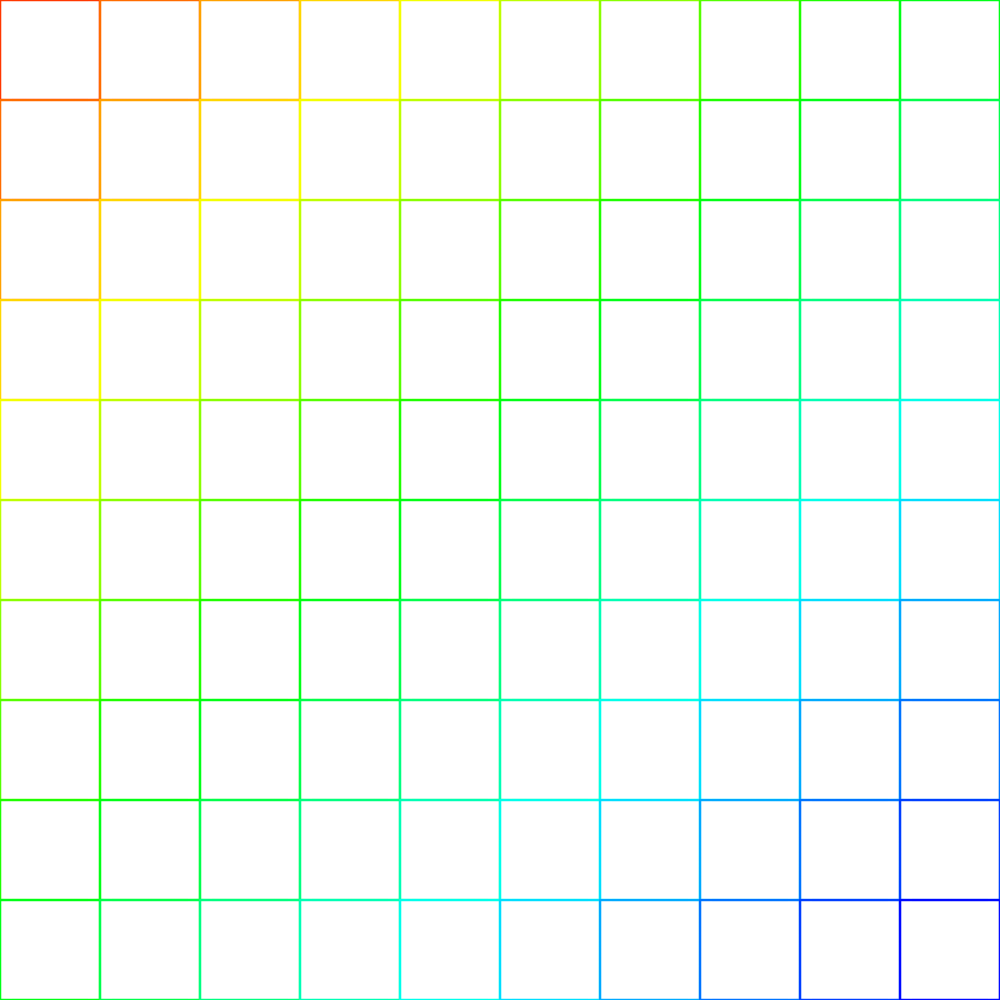
Frame 1 (no input)
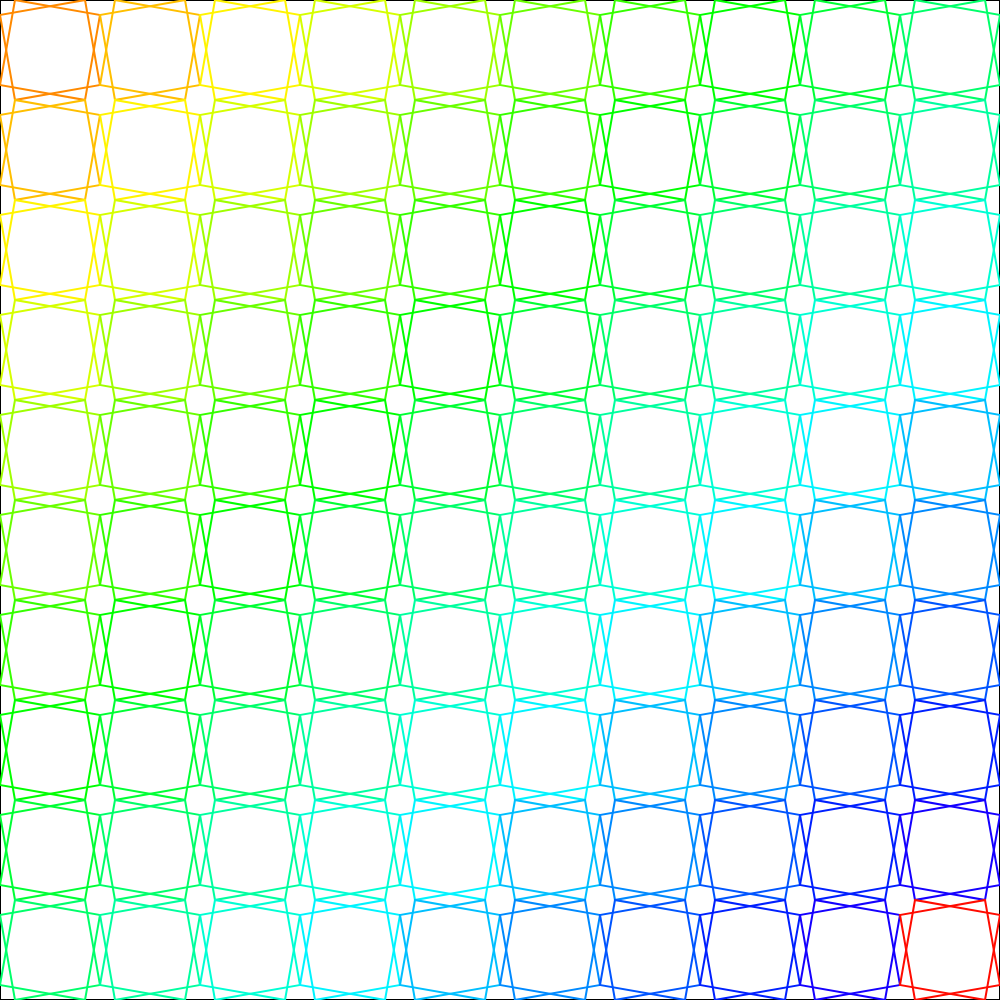
Frame 60 (no input)
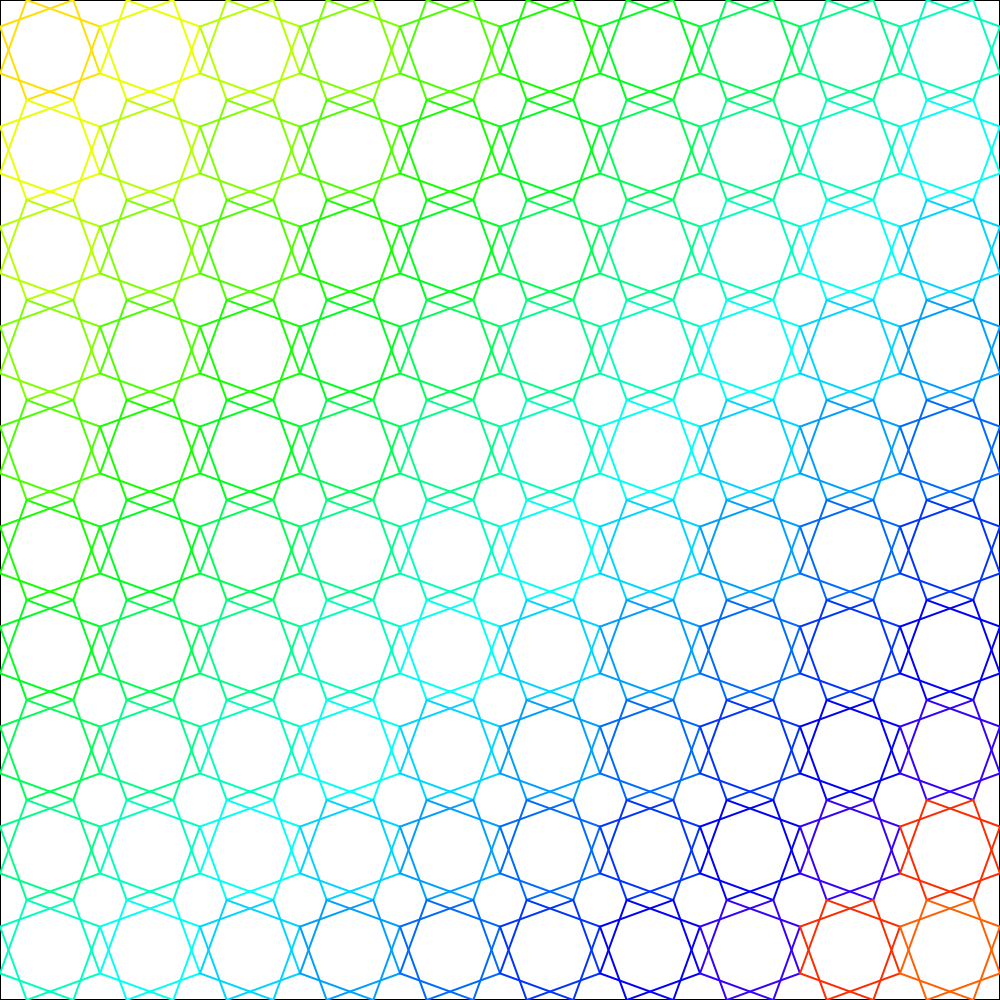
Frame 120 (the mouse pressed at the canvas centre since frame 60)

The p5.js sketch that drew these frames (run headless with seeded random() and noise() and a simulated clock; from frame 60 on, the mouse is pressed at the canvas centre):

// p5.js sketch
// ── sketch.js
let WIDTH = 1000;
let HEIGHT = 1000;

function setup() {
  createCanvas(WIDTH, HEIGHT);
  colorMode(HSB);
  stroke(255);
  strokeWeight(5);
  frameRate(144);
}

function draw() {
  // background(0, 0, 0, 0.01);
  // translate(width / 2, height / 2);
  // rotate(degrees(millis() % 1000));
  // line(-width, 100, width / 4, 100);
  // stroke(sin(millis() / 10000) * 255, 255, 255);

  // let RECT_SIZE = 300;
  // let NUM_SQUARES = 2;
  // let GAP = WIDTH/(NUM_SQUARES * 2 + 1) / 2;

  // background(0, 0, 12, 0.04);
  // translate(width / 2, height / 2);
  // rotate(radians(-45));
  // // rotate(degrees(millis() / 100000));
  // point(0, 0);
  // for (let i = -NUM_SQUARES; i <= NUM_SQUARES; i += 1) {
  //   rect(-RECT_SIZE / 2 + i * GAP, -RECT_SIZE / 2 + i * GAP, RECT_SIZE, RECT_SIZE);
  // }
  // noFill();
  // stroke(sin(millis() / 10000) * 255, 255, 255);

  // -------------------------------------------------------------

  // background(0, 0, 12, 0.04);
  // // translate(width / 2, height / 2);

  // point(0, 0);
  // let GAP = 25;
  // let MIN_SIZE = 10;
  // rectMode(CENTER);

  // const recRect = (size, x, y) => {
  //   if (size <= MIN_SIZE) return;
  //   recRect(size/ 2 - GAP, x - size / 4, y - size / 4);
  //   recRect(size / 2 - GAP, x + size / 4, y + size / 4);
  //   recRect(size / 2 - GAP, x - size / 4, y + size / 4);
  //   recRect(size / 2 - GAP, x + size / 4, y - size / 4);
  //   rect(x, y, size);
  //   point(x, y);
  //   line(x, y, x, y + size / 4);
  //   line(x, y, x + size / 4, y);
  //   line(x, y, x, y - size / 4);
  //   line(x, y, x - size / 4, y);
  // };

  // rectMode(CENTER);
  // recRect(width - GAP, width / 2, height / 2);
  // noFill();
  // stroke(sin(millis() / 10000) * 255, 255, 255);
  // strokeWeight(3);

  // -------------------------------------------------------------
  // background(0, 0, 150, 0.4);

  // rectMode(CENTER);

  // const angle = radians((millis() / 10000) * 360);
  // const SQUARE_SIZE = width / 11;
  // const MIN_SIZE = 1;
  // const GAP = 50;

  // const recRect = (size, x, y) => {
  //   if (size <= MIN_SIZE) return;
  //   recRect(size / 2 - GAP / 4, x - size / 4, y - size / 4);
  //   recRect(size / 2 - GAP / 4, x + size / 4, y + size / 4);
  //   recRect(size / 2 - GAP / 4, x - size / 4, y + size / 4);
  //   recRect(size / 2 - GAP / 4, x + size / 4, y - size / 4);
  //   rotate(random(-0.01, 0.01));
  //   rect(x, y, size);
  // };

  // for (let x = 0; x < width; x += SQUARE_SIZE) {
  //   for (let y = 0; y < height; y += SQUARE_SIZE) {
  //     push();
  //     translate(x, y);
  //     // rotate(angle);
  //     noFill();
  //     stroke(((x + y) / 8 + millis() / 50) % 255, 255, 255);
  //     strokeWeight(2);
  //     recRect(SQUARE_SIZE, 0, 0);
  //     pop();
  //   }
  // }

  // -------------------------------------------------------------
  background(0, 0, 150, 0.4);

  rectMode(CENTER);
  const angle = radians(millis() / 100);
  const NUM_SQUARES = 10;
  const SQUARE_SIZE = width / NUM_SQUARES;
  const actualSize =
    ((SQUARE_SIZE / 2) * sqrt(2)) / sin(radians(45 + ((millis() / 100) % 90)));

  strokeWeight(2);
  stroke(0);
  rect(width / 2, height / 2, width, height);
  for (
    let x = SQUARE_SIZE / 2;
    x < NUM_SQUARES * SQUARE_SIZE;
    x += SQUARE_SIZE
  ) {
    for (
      let y = SQUARE_SIZE / 2;
      y < NUM_SQUARES * SQUARE_SIZE;
      y += SQUARE_SIZE
    ) {
      push();
      translate(x, y);
      rotate(angle);
      noFill();
      stroke(((x + y) / 8 + millis() / 50) % 255, 255, 255);
      strokeWeight(2);
      rect(0, 0, actualSize, actualSize);
      rotate(-2 * angle);
      rect(0, 0, actualSize, actualSize);
      pop();
    }
  }

  // -------------------------------------------------------------
  // background(0, 0, 150, 0.4);
  // strokeWeight(10);
  // rectMode(CENTER);
  // fill("orange");
  // rect(width / 2, height / 2, width, height);
  // {
  //   beginShape();
  //   for (let pos of positions) {
  //     stroke((pos.x + pos.y + millis() / 50) % 255, 255, 255);
  //     curveVertex(pos.x, pos.y);
  //     point(pos.x, pos.y);
  //     fill(0, 0, 100);
  //   }
  //   if (positions.length > 3) {
  //     curveVertex(positions[0].x, positions[0].y);
  //     curveVertex(positions[1].x, positions[1].y);
  //     curveVertex(positions[2].x, positions[2].y);
  //   }
  //   endShape();
  // }
}

// positions = [];
// function mouseClicked() {
//   fill("orange");
//   positions.push({ x: mouseX, y: mouseY });
// }
